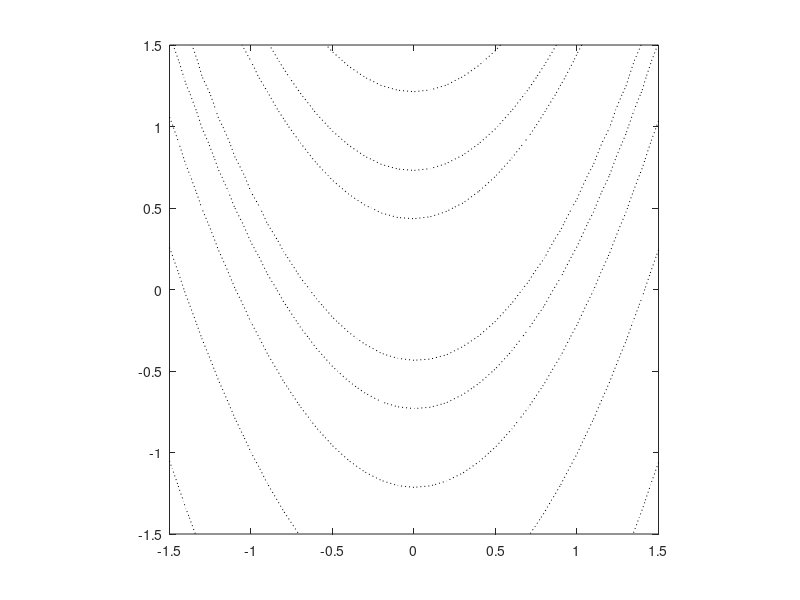

The MATLAB script that drew this image: (Note: this script raises an error after producing the figure.)
% Generate figure for different kernels and spherical landscapes
clear all, %close all
rand('seed',0); randn('seed',0)

plotme = 2;

xx = [-1.5:0.1:1.5]; yy = [-1.5:0.1:1.5];
[x,y] = meshgrid(xx,yy);

f = 100*(y-x.^2).^2+(1-x).^2;

%f = f/max(abs(f(:)));
%conts = [0.0001 0.001 0.01 0.1 1]
conts = exp(3:20);

if (plotme > 1)
  hold off
  xlabel('x1'),ylabel('x2'),title('Minimization of the Banana function')
  contour(xx,yy,f,conts,'k:')
  hold on
  axis square
end

z = ones(2,60) + 0.1*randn(2,60);
%z = randn(2,60);
[scalefac, offset] = svm_scale(z)
%scalefac = [1;1]; offset = -[1;1];
fz = 10*z(1,:).^2+z(2,:).^2;
fz = 100*(z(2,:)-z(1,:).^2).^2+(1-z(1,:)).^2;
sz = svm_scale(z, scalefac, offset);
[sz1, sz2, fz12, Pair] = createdatapair(sz, fz); m = length(fz12)
[z1, z2, fz12, Pair] = createdatapair(z, fz); m = length(fz12)

alpha = zeros(m,1); C = 1000000;
% ordinal support vector regression
[alpha, Sv, trainaccuracy, K] = svm_pair(sz1, sz2, fz12, C, alpha);
trainaccuracy,

% do some cross validation:
xt = ones(2,1000) + 0.1*randn(2,1000);
%xt = randn(2,1000);
fxt = 100*(xt(2,:)-xt(1,:).^2).^2+(1-xt(1,:)).^2;
fxtest = svm_predict(svm_scale(xt,scalefac, offset), sz1(:,Sv), sz2(:,Sv), alpha(Sv), fz12(Sv));
kentau = kendalltau(fxt,fxtest)

% now do a prediction for unknown population of sample points
for i=1:length(xx),
  for j = 1:length(yy),
    xest = svm_scale([xx(i);yy(j)],scalefac, offset);
    fxest(j,i) = svm_predict(xest, sz1(:,Sv), sz2(:,Sv), alpha(Sv), fz12(Sv));
  end
end

fxest = fxest/max(abs(fxest(:)))

if (plotme > 0)
  contour(xx,yy,fxest,'k-')
  set(gca,'xminortick','on','yminortick','on')
%  set(gca,'yticklabel',[])
  set(gca,'xtick',[-1 0 1])
  set(gca,'ytick',[-1 0 1])
end

% plot the support vectors only
for i=1:length(Sv),
  % it may not exist previously:
  exist = 0;
  for j=i+1:length(Sv),
    if all(Pair(1:2,Sv(i)) == Pair(2:-1:1,Sv(j)))
        exist = 1;
        break;
    end
  end
  if ~exist,
%    set(plot([z1(1,Sv(i)) z2(1,Sv(i))],[z1(2,Sv(i)) z2(2,Sv(i))],'k:'),'color',[1 1 1]/2); 
  end
end
if (plotme > 1)
  plot(z1(1,:),z1(2,:),'ko')
%  plot(z1(1,:),z1(2,:),'k*')
  plot(z1(1,Sv),z1(2,Sv),'k*')
end

set(gca,'fontsize',16); xlabel('xlabel'); 
%ylabel('ylabel')